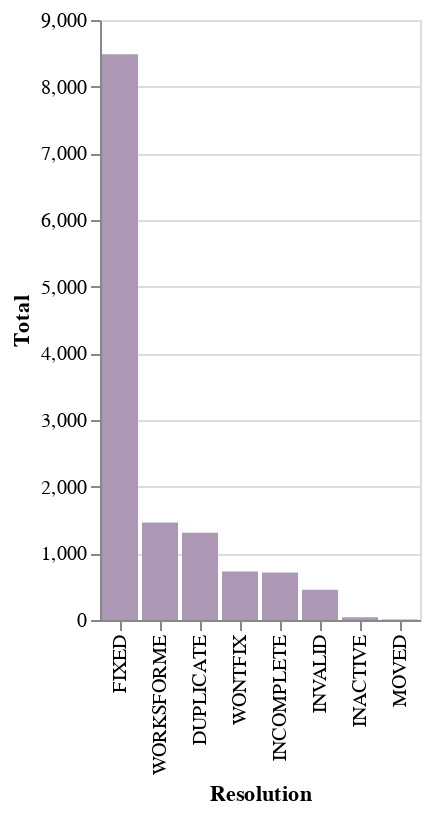

Notebook cell for this chart:
### Code cell
show_distribution_graph(test)

### Figure 1 — Vega-Lite specification as saved in the notebook (floating-point values rounded to 4 significant figures)
{"config": {"view": {"continuousWidth": 400, "continuousHeight": 300}}, "data": {"name": "data-ddb68bcc5e75089e9ffe718acfd3dd5f"}, "mark": "bar", "encoding": {"color": {"value": "#ac97b4"}, "x": {"field": "Resolution", "sort": "-y", "type": "nominal"}, "y": {"field": "Total", "type": "quantitative"}}, "$schema": "https://vega.github.io/schema/vega-lite/v4.17.0.json", "datasets": {"data-ddb68bcc5e75089e9ffe718acfd3dd5f": [{"Resolution": "FIXED", "Total": 8488}, {"Resolution": "WORKSFORME", "Total": 1463}, {"Resolution": "DUPLICATE", "Total": 1310}, {"Resolution": "WONTFIX", "Total": 728}, {"Resolution": "INCOMPLETE", "Total": 712}, {"Resolution": "INVALID", "Total": 452}, {"Resolution": "INACTIVE", "Total": 42}, {"Resolution": "MOVED", "Total": 7}]}}
